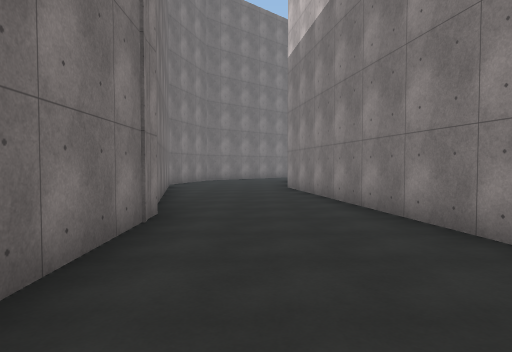
View 1 (above)

24 first-person views from a walk through a Unity game level. The camera is 1.5 m above the floor, tilts 2° down and sees 75° across. The floor is counted in squares, 2 m on a side. Each view is taken from the middle of a square. On the plan, view 1 faces up. The plan holds only what a view shows up to about 11 squares ahead; the rest is blank. The place goes on beyond the plan. The player is left out. Some animated figures are left out. Surface patterns are stand-ins for the level's own textures.

View 2
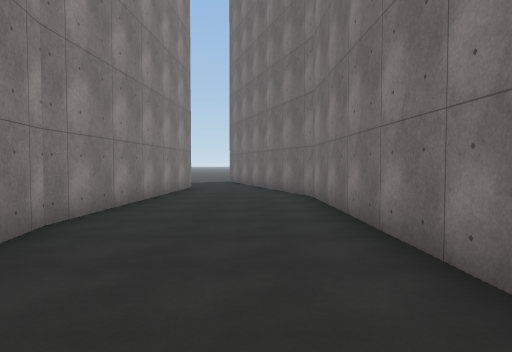

View 3
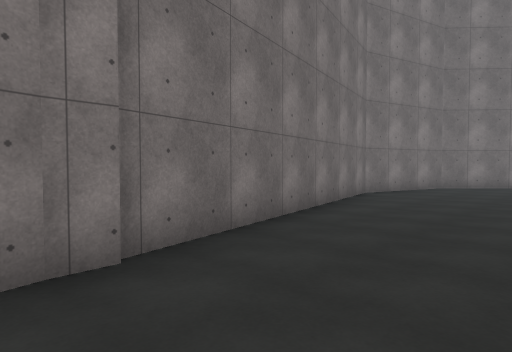

View 4
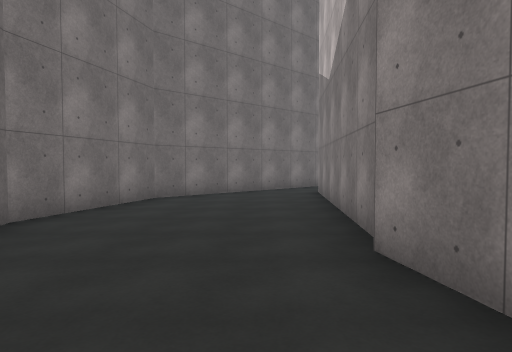

View 5
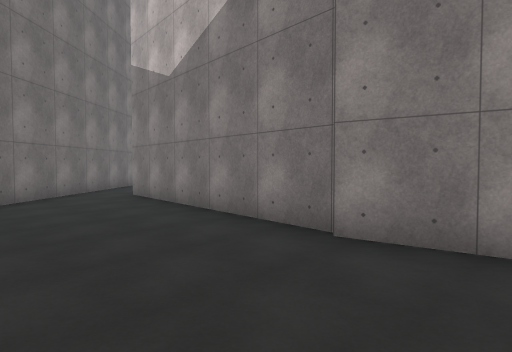

View 6
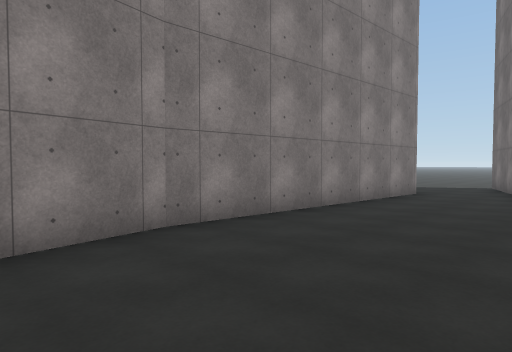

View 7
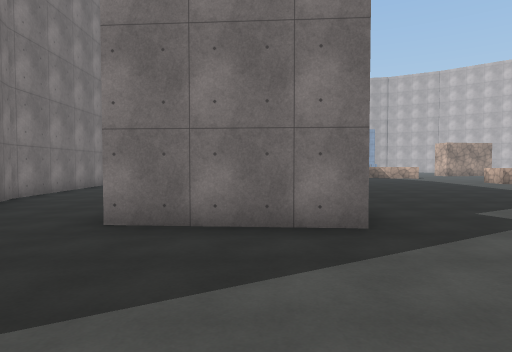

View 8
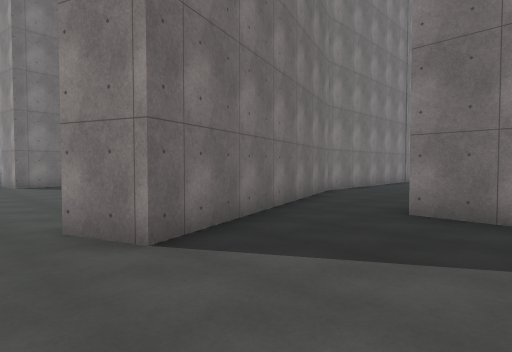

View 9
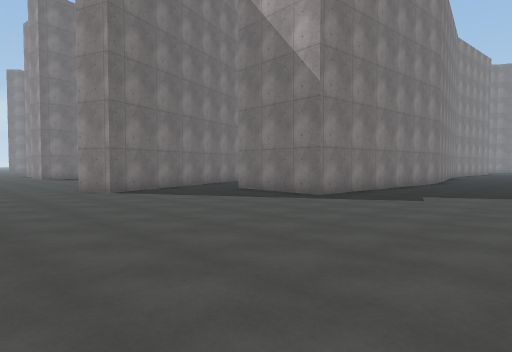

View 10
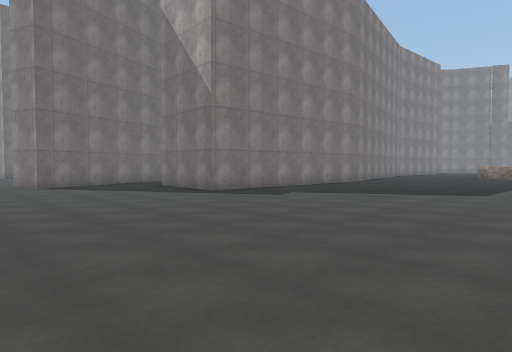

View 11
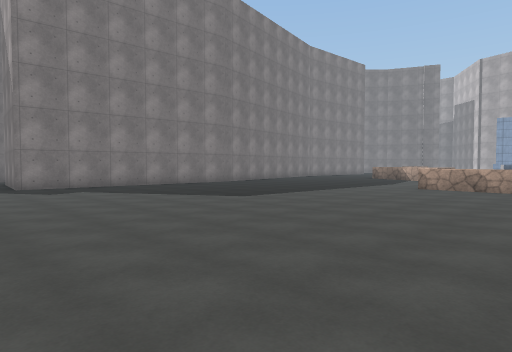

View 12
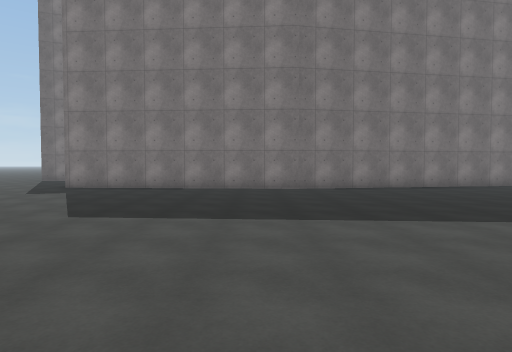

View 13
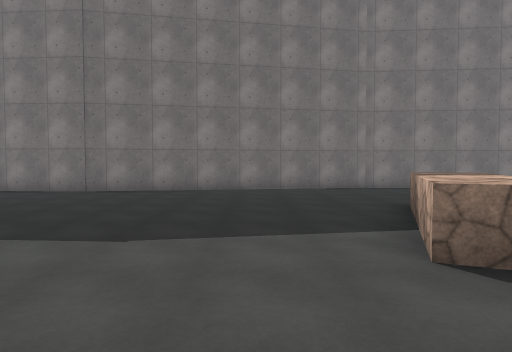

View 14
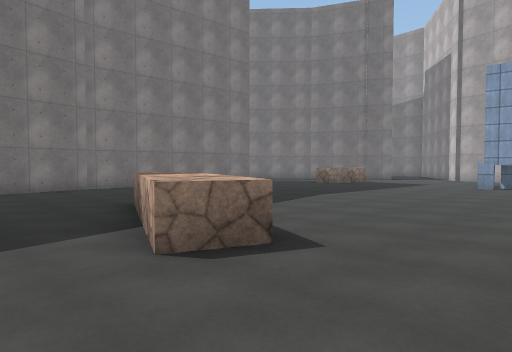

View 15
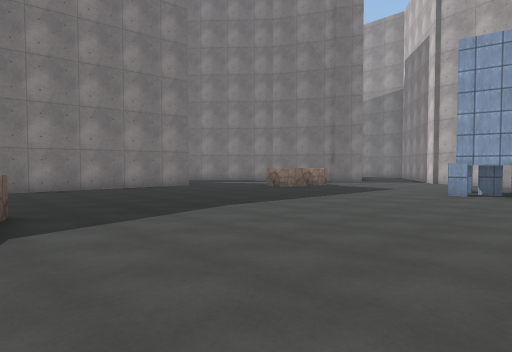

View 16
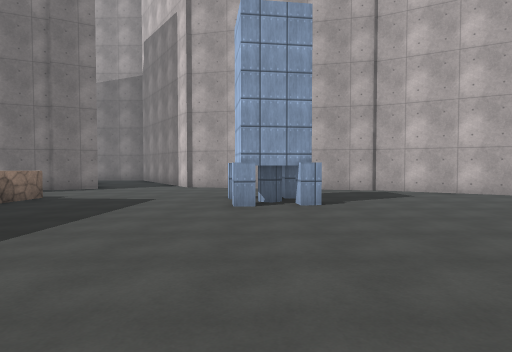

View 17
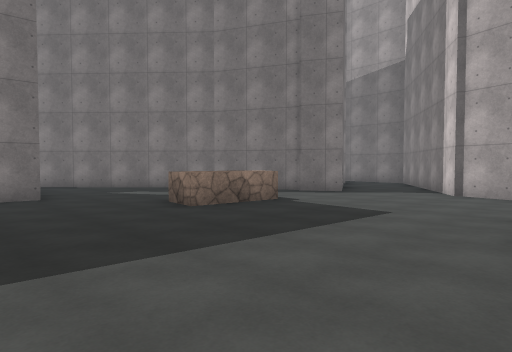

View 18
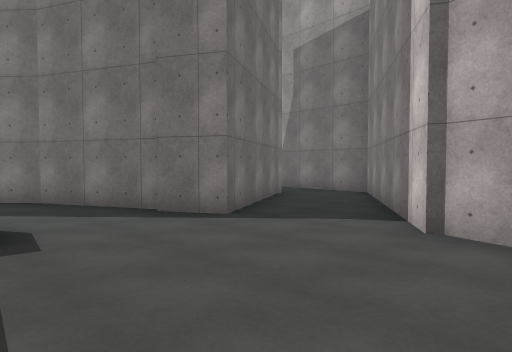

View 19
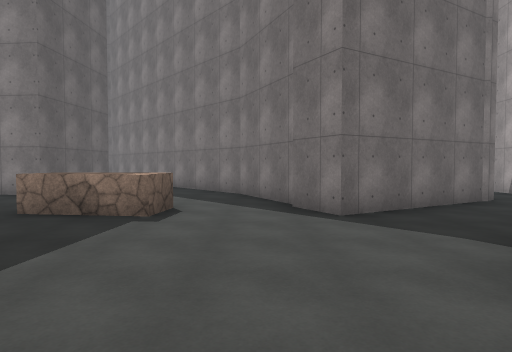

View 20
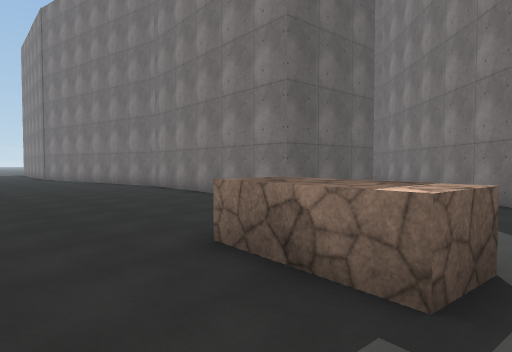

View 21
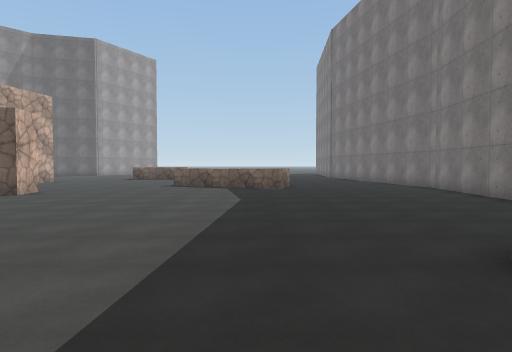

View 22
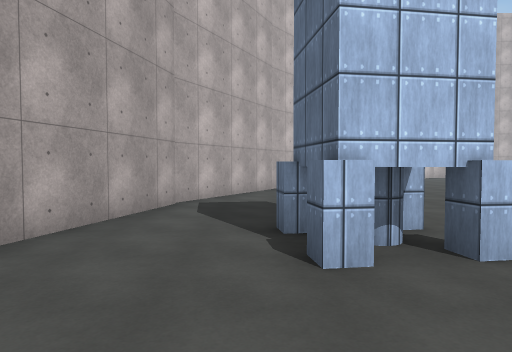

View 23
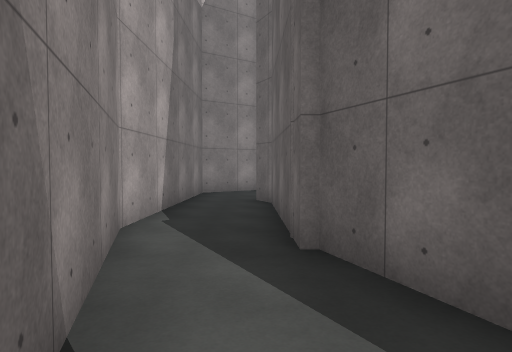

View 24
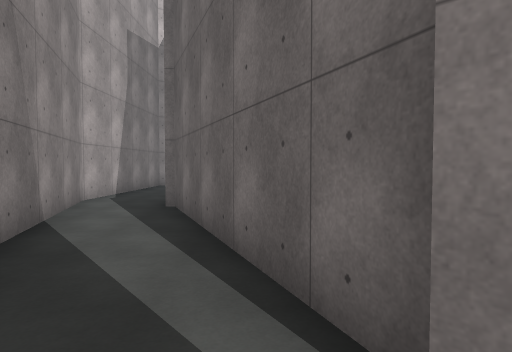

### Floor plan
Key: @ floor where view 1 was taken; # wall or solid block; . floor; ^ raised ledge; T tank.
Columns run from 9 left of view 1 to 17 right of it. Each row starts with its distance up from view 1.
 29           ########
 28         ###......##
 27         ..........##
 26       ....######...#
 25      ..####    ##..##
 24       ##        #...####
 23               ####.....####
 22              ##............
 21             ##.............
 20           ###....^....TT...
 19          ##.....^^....TT...
 18         ##.................
 17        ##..##..............
 16       ##...####...........
 15       #....###...........
 14       #....###...........
 13       #....###...........#
 12       #....###...........#
 11       #....###............
 10       #....###....^^^.....
  9       #....###......^^^..
  8       #....###...........
  7       ##...# ##..........
  6        #...#  #.........
  5        #...## #........
  4        #....###........^^^
  3        #....###...........
  2        #....###...........
  1        #....###...........
  0        #.@..###...........
 -1        #....###...........
 -2        #....###...........
 -3        ##...###............
 -4         #...###............
 -5         ##..###............
 -6          #.................
 -7 #...     #.................
 -8 #....... ##............
 -9    ....................
-10       .................
-11          ..............
-12                .....

Positions as (right, up) in squares from view 1, and headings:
1: (0, 0), facing up
2: (0, 6), facing down
3: (1, 4), facing up-left
4: (0, 8), facing up
5: (-2, 9), facing up-right
6: (-1, 4), facing down-right
7: (4, -9), facing up
8: (4, -10), facing up-left
9: (10, -12), facing up-left
10: (13, -11), facing up-left
11: (17, -7), facing up-left
12: (16, 1), facing left
13: (15, 7), facing left
14: (15, 7), facing up-left
15: (15, 10), facing up-left
16: (13, 13), facing up
17: (13, 15), facing up-left
18: (12, 20), facing up-left
19: (13, 22), facing left
20: (10, 21), facing down-left
21: (10, 21), facing down
22: (10, 21), facing right
23: (-1, 27), facing right
24: (-4, 25), facing right
